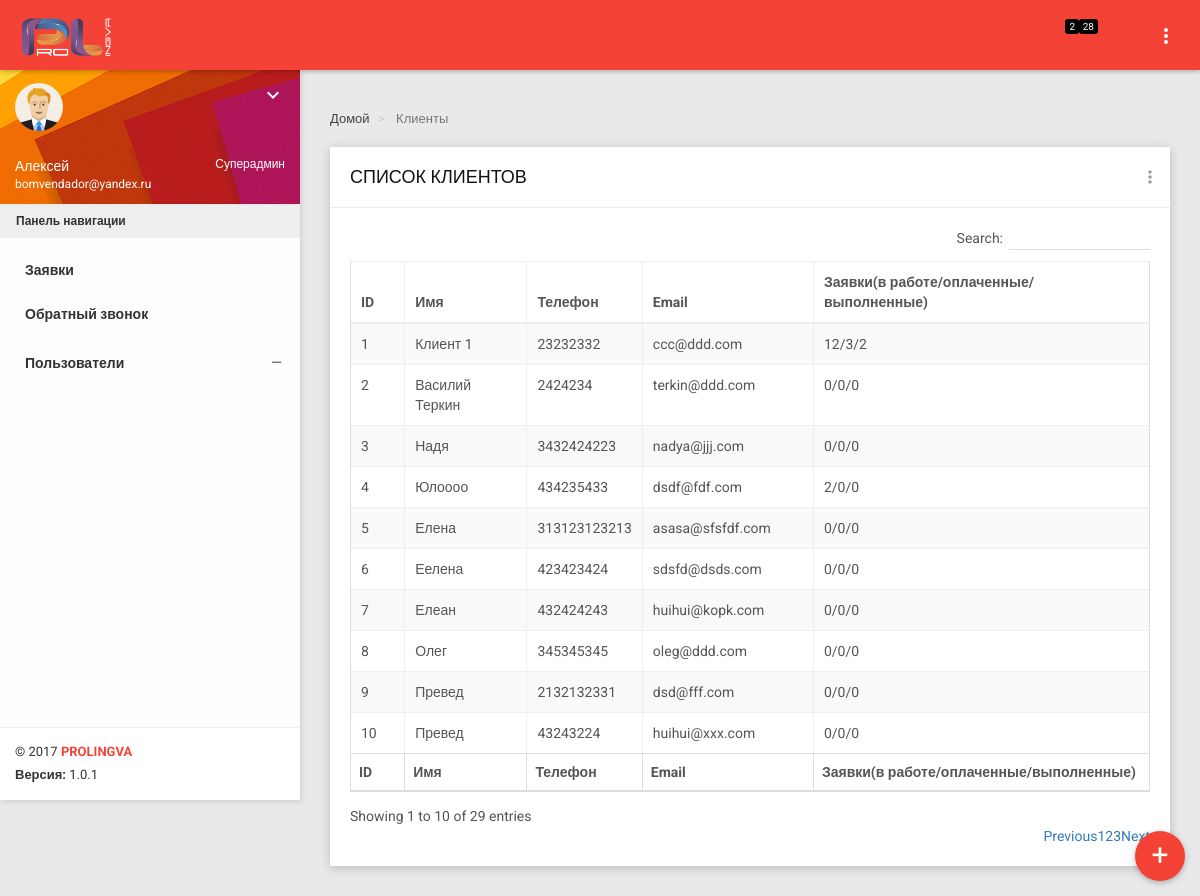
The page /ru/dashbrd/clients_list/ (signed in) on the database its author committed.
### ru/models.py (models this page shows)
class UserProfile(models.Model):
    user = models.OneToOneField(User)
    tel = models.CharField(max_length=15)
    role = models.ForeignKey(Role, blank=False, null=False)

class Role(models.Model):
    role_name = models.CharField(max_length=20)

class Client(models.Model):
    creator = models.ForeignKey(User, blank=True, null=True, related_name='client_creator', on_delete=models.CASCADE)
    changed_by = models.ForeignKey(User, blank=True, null=True, related_name='client_changed_by', on_delete=models.CASCADE)
    name = models.CharField(max_length=50)
    tel = models.CharField(max_length=20)
    email = models.EmailField(max_length=50)
    date_birth = models.CharField(max_length=15, null=True, blank=True)
    registered = models.DateTimeField(auto_now_add=True, auto_now=False, null=True)
    changed = models.DateTimeField(auto_now_add=False, auto_now=True, null=True)
    photo = models.ImageField(upload_to=settings.BASE_DIR + '/media/photo', null=True, blank=True)
    user = models.OneToOneField(User, blank=True, null=True)
    init_password = models.CharField(max_length=50, blank=True, null=True)
    orders_in_progress = models.IntegerField(null=True, blank=True, default=0)
    orders_complete = models.IntegerField(null=True, blank=True, default=0)
    orders_paid = models.IntegerField(null=True, blank=True, default=0)

### dashboard_ru/views.py (the view)
@login_required(redirect_field_name=None, login_url='/ru/dashbrd/login')
def get_clients_list(request):
    clients = Client.objects.all()
    context = get_data_proc(request)
    context.update({
        'clients': clients
    })
    return render(request, 'clients_list.html', context)

### dashboard_ru/templates/clients_list.html (shortened to what this page needs)
{% extends 'base_board.html' %}
{% load static %}
{% block links %}
            <link rel="stylesheet" href="{% static 'dashboard/plugins/sweetalert/sweetalert.css' %}">
            <link rel="stylesheet" href="{% static 'dashboard/plugins/jquery-datatable/skin/bootstrap/css/dataTables.bootstrap.css' %}">
            <link rel="stylesheet" href="{% static 'css/dashboard/style.css' %}">
{% endblock %}
{% block breadcrumbs %}
    <ol class="breadcrumb">
        <li>
            <a href="{% url 'ru:dashboard_ru:base_board' user.id %}">
                 Домой
            </a>
        </li>
        <li class="active">
             Клиенты
        </li>
    </ol>
{% endblock %}
{% block content %}
            <div class="row clearfix">
                <div class="col-lg-12 col-md-12 col-sm-12 col-xs-12">
                    <div class="card">
                        <div class="header">
                            <h2>
                                СПИСОК КЛИЕНТОВ
                            </h2>
                            <ul class="header-dropdown m-r--5">
                                <li class="dropdown">
                                    <a href="javascript:void(0);" class="dropdown-toggle" data-toggle="dropdown" role="button" aria-haspopup="true" aria-expanded="false">
                                        <i class="material-icons">more_vert</i>
                                    </a>
                                </li>
                            </ul>
                        </div>
                        <div class="body">
                            <table class="table table-bordered table-striped table-hover dataTable {% if user_profile.role.role_name == 'Суперадмин' %} js-exportable {% else %} js-basic-example {% endif %}">
                                <thead>
                                    <tr>
                                        <th>ID</th>
                                        <th>Имя</th>
                                        <th>Телефон</th>
                                        <th>Email</th>
                                        <th>Заявки(в работе/оплаченные/выполненные)</th>
                                    </tr>
                                </thead>
                                <tfoot>
                                        <th>ID</th>
                                        <th>Имя</th>
                                        <th>Телефон</th>
                                        <th>Email</th>
                                        <th>Заявки(в работе/оплаченные/выполненные)</th>
                                </tfoot>
                                <tbody>
                                {% for client in clients %}
                                    <tr class="admin pointer-pure" id="{{ client.id }}">
                                        <td>
                                            {{ client.id }}
                                        </td>
                                        <td>{{ client.name }}</td>
                                        <td>{{ client.tel }}</td>
                                        <td>{{ client.email }}</td>
                                        <td>{{ client.orders_in_progress }}/{{ client.orders_paid }}/{{ client.orders_complete }}</td>
                                    </tr>
                                {% endfor %}
                                </tbody>
                            </table>
                        </div>
                    </div>
                </div>
            </div>
{% endblock %}

### dashboard_ru/templates/base_board.html (shortened to what this page needs)
{% load static %}
<!DOCTYPE html>
<html>
<head>
        <link href="{% static 'dashboard/plugins/bootstrap/css/bootstrap.css' %}" rel="stylesheet">
    <link href="{% static 'dashboard/plugins/node-waves/waves.css' %}" rel="stylesheet" />
    <link href="{% static 'dashboard/plugins/animate-css/animate.css' %}" rel="stylesheet" />
    <link href="{% static 'dashboard/plugins/morrisjs/morris.css' %}" rel="stylesheet" />
    <link href="{% static 'css/dashboard/style.css' %}" rel="stylesheet">
    <link rel="stylesheet" href="{% static 'dashboard/plugins/sweetalert/sweetalert.css' %}">
    <link href="{% static 'css/dashboard/themes/all-themes.css' %}" rel="stylesheet" />
    <link rel="stylesheet" href="//cdn.materialdesignicons.com/1.7.22/css/materialdesignicons.min.css">
    {% block links %}
    {% endblock %}
    <link href="{% static 'css/custom.css' %}" rel="stylesheet" />
</head>
<body class="theme-red">
    <nav class="navbar">
        <div class="container-fluid">
            <div class="navbar-header">
                <a class="navbar-brand" href="index.html" style="padding-top: 8px"><img class="media-object" src="/static/img/logo/logo1_white.png" width="90" height="40"></a>
            </div>
            <div class="collapse navbar-collapse" id="navbar-collapse">
                <ul class="nav navbar-nav navbar-right">
                {% if user_profile.role.role_name != 'Клиент' %}
                    <li class="">
                        <a href="{% url 'ru:dashboard_ru:get_new_orders' %}" class="" role="button" data-toggle="tooltip" title="Новые звонки" data-placement="bottom">
                            <span class="label-count" id="new_count_label">{% if new_calls_count != 0 %}{{ new_calls_count }}{% endif %}</span>
                        </a>
                    </li>
                    <li class="">
                        <a href="{% url 'ru:dashboard_ru:get_new_orders' %}" class="" role="button" data-toggle="tooltip" title="Новые заявки" data-placement="bottom">
                            <span class="label-count" id="new_count_label">{% if new_count != 0 %}{{ new_count }}{% endif %}</span>
                        </a>
                    </li>
                    {% else %}
                    <li class="">
                        <a href="{% url 'ru:dashboard_ru:help_dashboard' %}" class="" role="button" data-toggle="tooltip" title="Помощь" data-placement="bottom">
                                <i class="mdi mdi-help f_s_20"></i>
                        </a>
                    </li>
                {% endif %}
                    <li class="">
                        <a href="{% url 'ru:index' %}" class="" role="button" data-toggle="tooltip" title="Назад к главной странице" data-placement="bottom">
                        </a>
                    </li>
                    <li class="">
                        <a href="{% url 'ru:dashboard_ru:logout_board' %}" class="" role="button" data-toggle="tooltip" title="Выйти" data-placement="bottom">
                        </a>
                    </li>
                    <li class="pull-right"><a href="javascript:void(0);" class="js-right-sidebar" data-close="true"><i class="material-icons">more_vert</i></a></li>
                </ul>
            </div>
        </div>
    </nav>
    <section>
        <aside id="leftsidebar" class="sidebar">
            <div class="user-info">
                <div class="image">
                    <img src="{% static 'img/user.png' %}" width="48" height="48" alt="User" />
                </div>
                    <div class="btn-group user-helper-dropdown color_white shadow-none float-right">
                        <i class="material-icons pointer-pure" data-toggle="dropdown" aria-haspopup="true" aria-expanded="true">keyboard_arrow_down</i>
                    </div>
                <div class="info-container">
                    {% if user_profile.role.id != 3 %}
                    <div class="email float-right">{{ user_profile.role.role_name }}</div>
                    {% endif %}
                    <div class="name" data-toggle="dropdown" aria-haspopup="true" aria-expanded="false">{{ user.first_name }}</div>
                    <div class="email">{{ user.email }}</div>
                </div>
            </div>
            <div class="menu">
                <ul class="list" id="menu_list">
                    <li class="header m-b-10">Панель навигации</li>
                    <li class="" id="menu_orders">
                        <a href="{% url 'ru:dashboard_ru:get_sent_docs' %}" class="padding_menu">
                            <span>Заявки</span>
                        </a>
                    </li>
                {% if user_profile.role.role_name != 'Клиент' %}
                    <li class="" id="menu_back_calls">
                        <a href="{% url 'ru:dashboard_ru:get_back_calls' %}" class="padding_menu">
                            <span>Обратный звонок</span>
                        </a>
                    </li>
                    <li>
                        <a href="javascript:void(0);" class="menu-toggle" id="menu_users">
                            <span>Пользователи</span>
                        </a>
                    </li>
                    {% endif %}
                </ul>
            </div>
            <div class="legal">
                <div class="copyright">
                    &copy; 2017 <a href="javascript:void(0);">PROLINGVA</a>
                </div>
                <div class="version">
                    <b>Версия: </b> 1.0.1
                </div>
            </div>
        </aside>
    </section>
    <section class="content">
    {% if user_profile.role.id == 1 or user_profile.role.id == 2 or user_profile.role.id == 3 %}
        {% if not new_order %}
            <a href="{% url 'ru:dashboard_ru:add_new_order' %}">
                <button type="button" class="btn bg-red btn-circle-lg waves-effect waves-circle waves-float round_btn" data-toggle="tooltip" title="Добвавить заявку" data-placement="left" id="add_order">
                    <p class="text_rnd_btn">+</p>
                </button>
            </a>
        {% endif %}
    {% endif %}
    {% block breadcrumbs %}
    {% endblock %}
        <div class="container-fluid">
            {% block content %}{% endblock %}
        </div>
    </section>
</body>
</html>

### static/css/dashboard/themes/all-themes.css (style rules this page uses)
.theme-red .navbar-brand { color: #fff; }
.theme-red .nav > li > a { color: #fff; }
.theme-red .sidebar .menu .list .toggled { background-color: transparent; }
.theme-red .sidebar .legal { background-color: #fff; }
.theme-red .sidebar .legal .copyright a { color: #F44336 !important; }

### static/css/custom.css (style rules this page uses)
.float-right { float: right; }
.color_white { color: white;; }
.shadow-none { box-shadow: none; }
.pointer-pure { cursor: pointer; }
.round_btn { position: fixed; right: 15px; bottom: 15px; z-index: 3; }
.text_rnd_btn { font-size: 30px; padding-top: 2px; }
.padding_menu { padding: 5px 13px !important; }
ul { list-style-type: none; }

### rows shown on the page
UserProfile: role.role_name "Суперадмин"
Client: id "1", name "Клиент 1", tel "23232332", email "ccc@ddd.com", orders_in_progress "12", orders_paid "3", orders_complete "2"
Client: id "2", name "Василий Теркин", tel "2424234", email "terkin@ddd.com", orders_in_progress "0", orders_paid "0", orders_complete "0"
Client: id "3", name "Надя", tel "3432424223", email "nadya@jjj.com", orders_in_progress "0", orders_paid "0", orders_complete "0"
Client: id "4", name "Юлоооо", tel "434235433", email "dsdf@fdf.com", orders_in_progress "2", orders_paid "0", orders_complete "0"
Client: id "5", name "Елена", tel "313123123213", email "asasa@sfsfdf.com", orders_in_progress "0", orders_paid "0", orders_complete "0"
Client: id "6", name "Еелена", tel "423423424", email "sdsfd@dsds.com", orders_in_progress "0", orders_paid "0", orders_complete "0"
Client: id "7", name "Елеан", tel "432424243", email "huihui@kopk.com", orders_in_progress "0", orders_paid "0", orders_complete "0"
Client: id "8", name "Олег", tel "345345345", email "oleg@ddd.com", orders_in_progress "0", orders_paid "0", orders_complete "0"
Client: id "9", name "Превед", tel "2132132331", email "dsd@fff.com", orders_in_progress "0", orders_paid "0", orders_complete "0"
Client: id "10", name "Превед", tel "43243224", email "huihui@xxx.com", orders_in_progress "0", orders_paid "0", orders_complete "0"

### other values the page prints
{{ new_calls_count }} "2"
{{ new_count }} "28"
{{ user.first_name }} "Алексей"
{{ user.email }} "bomvendador@yandex.ru"
